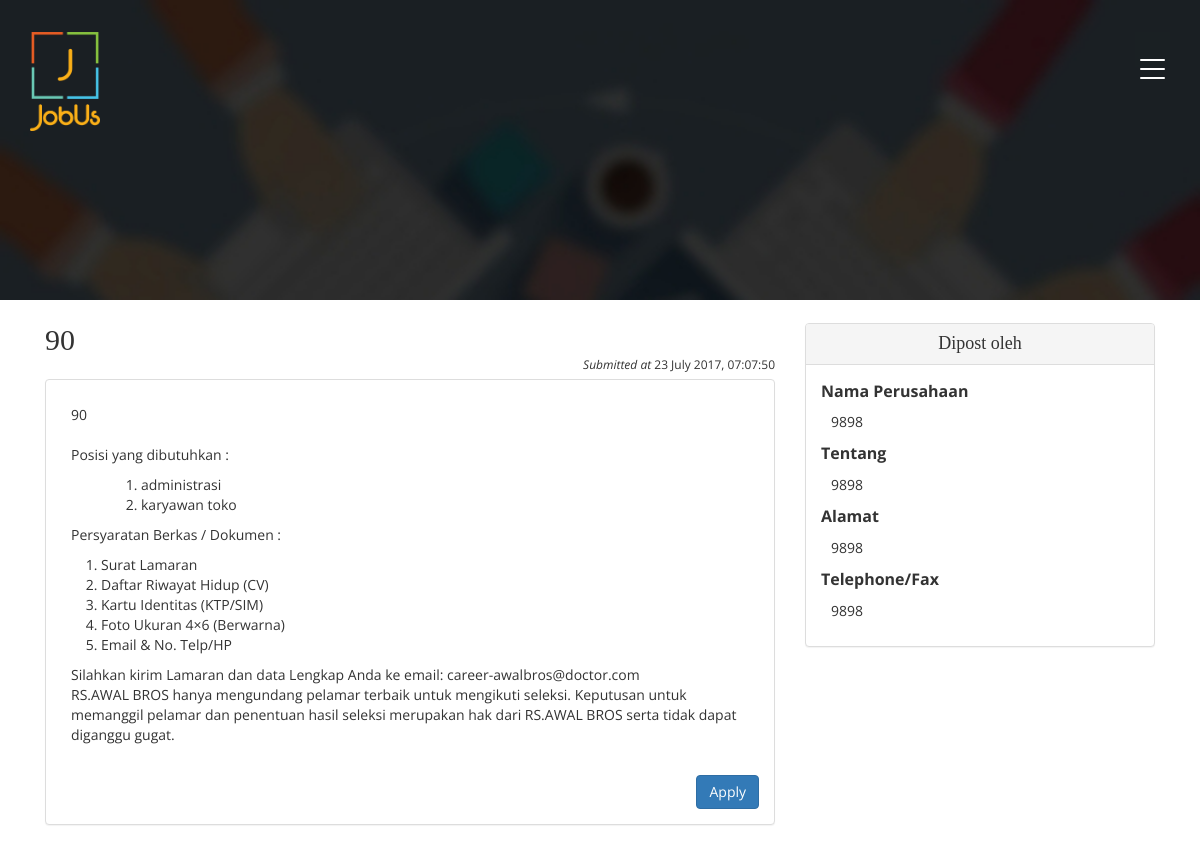
Screenshot of /detail.php?id=1 with the database file from the repository.
### tables this page shows
CREATE TABLE `postingan` (
  `id_postingan` int(11) NOT NULL,
  `id_pengiklan` int(11) NOT NULL,
  `judul` varchar(255) NOT NULL,
  `deskripsi` text NOT NULL,
  `kategori` varchar(1024) NOT NULL,
  `gaji` varchar(255) NOT NULL,
  `keterangan` text,
  `tipe` varchar(255) NOT NULL,
  `pamflet` varchar(255) DEFAULT NULL,
  `durasi` int(11) NOT NULL,
  `status` varchar(20) NOT NULL,
  `tanggal` timestamp NULL DEFAULT CURRENT_TIMESTAMP,
  `lat` float(10,6) DEFAULT NULL,
  `lang` float(10,6) DEFAULT NULL,
  `approved` char(5) NOT NULL,
  `tgl_approved` timestamp NULL DEFAULT NULL
);

CREATE TABLE `pengiklan` (
  `id_pengiklan` int(11) NOT NULL,
  `username` varchar(20) NOT NULL,
  `email` varchar(255) NOT NULL,
  `no_hp` varchar(15) NOT NULL,
  `password` varchar(255) NOT NULL,
  `foto_profile` varchar(255) DEFAULT NULL,
  `nama` varchar(255) DEFAULT NULL,
  `deskripsi` varchar(255) DEFAULT NULL,
  `sosmed` varchar(255) DEFAULT NULL,
  `provinsi` varchar(20) DEFAULT NULL,
  `kota` varchar(20) DEFAULT NULL,
  `kecamatan` varchar(20) DEFAULT NULL,
  `alamat` varchar(255) DEFAULT NULL,
  `lokasi` int(11) DEFAULT NULL,
  `koin` int(11) DEFAULT '0',
  `tanggal` timestamp NOT NULL DEFAULT CURRENT_TIMESTAMP
);

### controller/class.pengiklan.php (called while the page is built, shortened)
<?php
class pengiklan
 {
 	function get_data($query, $param){
			try{
				global $pdo;
				$req = $pdo->prepare($query);
				if($param == ''){
					$req->execute();
				}else{
					$req->execute($param);
				}
				$rows = $req->rowCount();
				$status = false;
				if($rows > 0){
					$status = true;
				}
				$data = $req->fetch(PDO::FETCH_NAMED);
				return array('status' => $status, 'rows' => $rows, 'data' => $data);
			}catch(PDOException $e){
				echo "Error! gagal mengambil data: ".$e->getMessage();
			}
	}
  	function get_profile_id($id){
		$query = "SELECT * FROM `pengiklan` WHERE `pengiklan`.`id_pengiklan` = ?";
		$param = array($id);
		return $this->get_data($query, $param);
	}
 }
 ?>

### detail.php (the view, shortened to what this page needs)
<!DOCTYPE html>
<?php
	include 'controller/class.postingan.php';
	include 'controller/class.pengiklan.php';
	$id_postingan = $_REQUEST['id'];
	$post = new postingan();
	$postingan = $post->select_postingan($id_postingan);
	$pengiklan = new pengiklan();
	$data = $pengiklan->get_profile_id($postingan['data']['id_pengiklan']);
 ?>
<html lang="en">
<head>
	<?php include 'view/source2.php'; ?>
</head>
<body>
	<div class="banner1">
		<div class="container">
			<?php include 'view/header2.php'; ?>
		</div>
	</div>
<br>
<div class="container">
	<div class="col-md-8">
		<div>
			<h2><?php echo $postingan['data']['judul']; ?> </h2>
			<span class="pull-right submitted"><i>Submitted at</i> <?php echo date('d F Y, h:m:s', strtotime($postingan['data']['tanggal'])); ?> </span>
			<br>
		</div>
		<div class="panel panel-default">
		  <div class="panel-body">
		  <p><?php echo $postingan['data']['deskripsi']; ?></p>
<p>
Posisi yang dibutuhkan :<br>
<ol type="A" style="margin-bottom:0px;">
	<ol>
		<?php $post->select_all_kategori($id_postingan); ?>
	</ol>
</ol>
<p>Persyaratan Berkas / Dokumen :<br>
<ol style="margin-bottom:0px">
<li>Surat Lamaran </li>
<li>Daftar Riwayat Hidup (CV) </li>
<li>Kartu Identitas (KTP/SIM) </li>
<li>Foto Ukuran 4×6 (Berwarna) </li>
<li>Email & No. Telp/HP </li>
</ol>
<p>Silahkan kirim Lamaran dan data Lengkap Anda ke email:
career-awalbros@doctor.com <br>
RS.AWAL BROS hanya mengundang pelamar terbaik untuk mengikuti seleksi.
Keputusan untuk memanggil pelamar dan penentuan hasil seleksi merupakan hak dari RS.AWAL BROS serta tidak dapat diganggu gugat.</p>
		    </p>
		    <div class="pull-right">
		    	<button class="btn btn-primary">Apply</button>
		    </div>
		  </div>
		</div>
	</div>
		<div class="col-md-4">
		<div class="panel panel-default">
		  <div class="panel-heading text-center"><h4>Dipost oleh</h4></div>
		  <div class="panel-body">
		    <span class="title">Nama Perusahaan</span> <br>
		      <p> <?php echo $data['data']['nama'] ?> </p>
		    <span class="title">Tentang  </span><br>
				<p><?php echo $data['data']['deskripsi'] ?> </p>
				<span class="title">Alamat</span>	<br>
				<p><?php echo $data['data']['alamat'] ?></p>
				<span class="title">Telephone/Fax</span>
				<p><?php echo $data['data']['no_hp'] ?> </p>
		  </div>
		</div>
		</div>
</div>
</body>
</html>

### controller/class.postingan.php (shortened to what this page needs)
<?php
class postingan
 {
 	function get_data($query, $param){
			try{
				global $pdo;
				$req = $pdo->prepare($query);
				if($param == ''){
					$req->execute();
				}else{
					$req->execute($param);
				}
				$rows = $req->rowCount();
				$status = false;
				if($rows > 0){
					$status = true;
				}
				$data = $req->fetch(PDO::FETCH_NAMED);
				return array('status' => $status, 'rows' => $rows, 'data' => $data);
			}catch(PDOException $e){
				echo "Error! gagal mengambil data: ".$e->getMessage();
			}
	}
  	function select_postingan($id){
		$query = "SELECT * FROM `postingan` WHERE `postingan`.`id_postingan` = ?";
		$param = array($id);
		return $this->get_data($query, $param);
	}
	function select_all_kategori($id){
		$result = $this->select_postingan($id);
		$hasil = unserialize($result['data']['kategori']);
		foreach ($hasil as $key) {
			echo '<li>'.$key.'</li>';
		}
	}
 }
 ?>

### assets/css/style.css (style rules this page uses)
html, body { font-size: 100%; font-family: 'Open Sans', sans-serif; background:#ffffff; margin: 0; }
p,ul li,ol li { margin:0; font-size:14px; }
h1,h2,h3,h4,h5,h6 { font-family: 'Bree Serif', serif; margin:0; }
.banner1 { background: url(../images/banner.jpg) no-repeat 0px 0px; background-size: cover; -webkit-background-size: cover; -moz-background-size: cover; -o-background-size: cover; -ms-background-size: cover; min-height: 300px; position: relative; }
ol { margin-bottom: 44px; }

### assets/css/cssme.css (style rules this page uses)
p { padding: 10px; }
.title { font-weight: bold; }
.submitted { font-size: 12px; }

### rows the page displays
postingan: judul "90", tanggal "23 July 2017, 07:07:50", deskripsi "90", kategori "administrasi", kategori "karyawan toko"
pengiklan: nama "9898", deskripsi "9898", alamat "9898", no_hp "9898"
